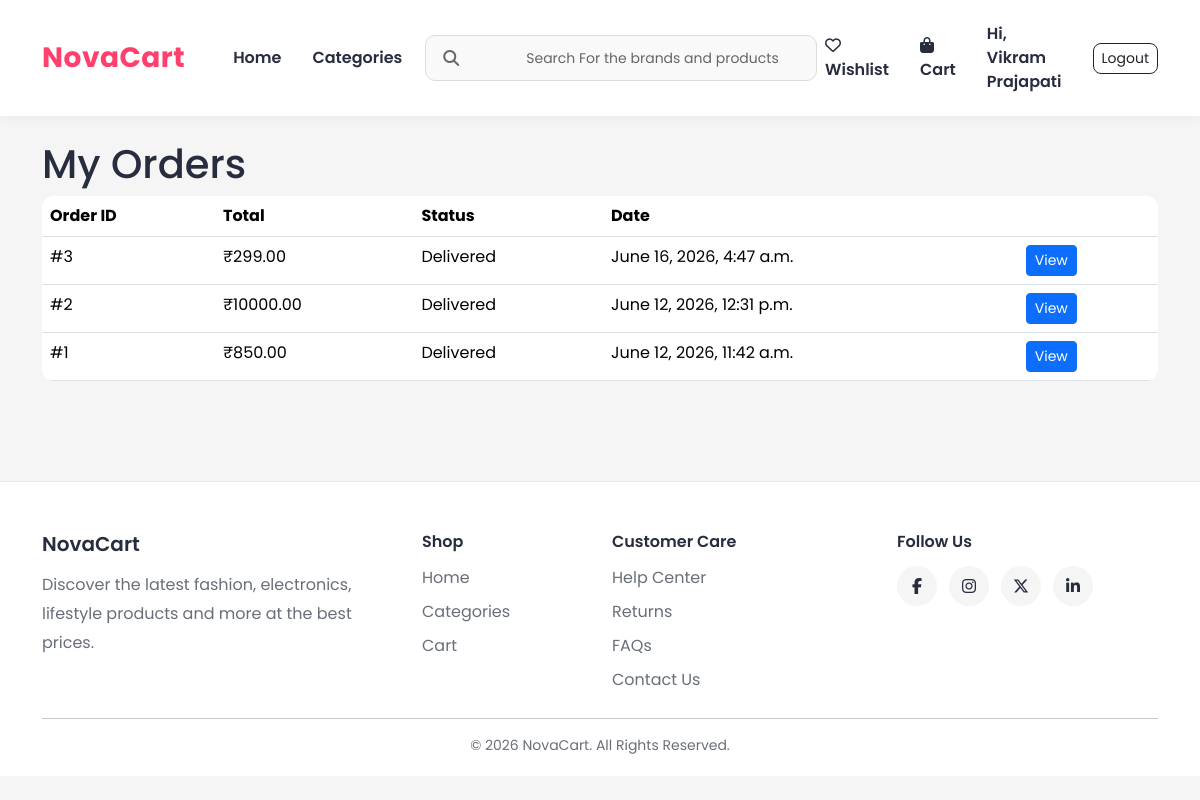
The page /cart/my-orders/ (signed in) on the database its author committed.
### order/models.py (models this page shows, shortened)
class Order(models.Model):
    PAYMENT_CHOICES = (
        ('COD', 'Cash On Delivery'),
    )
    STATUS_CHOICES = (
        ('Pending', 'Pending'),
        ('Packed', 'Packed'),
        ('Shipped', 'Shipped'),
        ('Delivered', 'Delivered'),
    )
    user = models.ForeignKey(
        User,
        on_delete=models.CASCADE
    )
    full_name = models.CharField(
        max_length=100
    )
    phone = models.CharField(
        max_length=15
    )
    address = models.TextField()
    city = models.CharField(
        max_length=100
    )
    state = models.CharField(
        max_length=100
    )
    pincode = models.CharField(
        max_length=10
    )
    payment_method = models.CharField(
        max_length=20,
        choices=PAYMENT_CHOICES,
        default='COD'
    )
    total_price = models.DecimalField(
        max_digits=10,
        decimal_places=2
    )
    is_paid = models.BooleanField(
        default=False
    )
    status = models.CharField(
        max_length=20,
        choices=STATUS_CHOICES,
        default='Pending'
    )
    created_at = models.DateTimeField(
        auto_now_add=True
    )

### order/views.py (the view)
@login_required
def my_orders(request):
    orders = Order.objects.filter(
        user=request.user
    ).order_by('-created_at')
    return render(
        request,
        'my_orders.html',
        {
            'orders': orders
        }
    )

### store/context_processors.py (called while the page is built)
def categories_processor(request):
    return {
        'categories': Categories.objects.all()
    }

### templates/my_orders.html
{% extends 'base.html' %}
{% block content %}
<h1>My Orders</h1>
<table class="table">
    <tr>
        <th>Order ID</th>
        <th>Total</th>
        <th>Status</th>
        <th>Date</th>
        <th></th>
    </tr>
    {% for order in orders %}
    <tr>
        <td>
            #{{ order.id }}
        </td>
        <td>
            ₹{{ order.total_price }}
        </td>
        <td>
            {{ order.status }}
        </td>
        <td>
            {{ order.created_at }}
        </td>
        <td>
            <a href="{% url 'order_detail_user' order.id %}"
               class="btn btn-primary btn-sm">
                View
            </a>
        </td>
    </tr>
    {% empty %}
    <tr>
        <td colspan="5">
            No Orders Yet
        </td>
    </tr>
    {% endfor %}
</table>
{% endblock %}

### templates/base.html (shortened to what this page needs)
{% load static %}
<!DOCTYPE html>
<html lang="en">
<head>
    <link href="https://cdn.jsdelivr.net/npm/bootstrap@5.3.3/dist/css/bootstrap.min.css" rel="stylesheet">
    <link rel="stylesheet"
          href="https://cdnjs.cloudflare.com/ajax/libs/font-awesome/6.5.1/css/all.min.css">
    <link rel="stylesheet" href="{% static 'css/style.css' %}">
</head>
<body>
<nav class="navbar navbar-expand-lg custom-navbar sticky-top">
    <div class="container">
        <a class="navbar-brand logo" href="/">
            NovaCart
        </a>
        <div class="collapse navbar-collapse" id="navbarContent">
            <ul class="navbar-nav ms-4">
                <li class="nav-item">
                    <a class="nav-link" href="/">Home</a>
                </li>
                <li class="nav-item mega-parent">
    <a class="nav-link" href="/categories/">
        Categories
    </a>
</li>
            </ul>
            <form class="search-form mx-auto" method="GET" action="{% url 'search' %}">
                <div class="search-wrapper">
                    <i class="fas fa-search"></i>
                    <input type="text"
                           value="{{ query }}"
                           name="q"
                           placeholder="Search For the brands and products">
                </div>
            </form>
            <ul class="navbar-nav align-items-center">
    <li class="nav-item">
        <a class="nav-link" href="{% url 'wishlist' %}">
            <i class="far fa-heart"></i>
            Wishlist
        </a>
    </li>
    <li class="nav-item">
        <a class="nav-link cart-link" href="/cart/">
            <i class="fas fa-shopping-bag"></i>
            Cart
        </a>
    </li>
                {% if user.is_authenticated %}
<li class="nav-item">
    {% if user.is_staff %}
        <a href="{% url 'dashboard_home' %}"
           class="nav-link">
            Admin Panel
        </a>
    {% else %}
        <a href="{% url 'profile' %}"
           class="nav-link">
            Hi, {{ user.username }}
        </a>
    {% endif %}
</li>
                <li class="nav-item">
                    <a href="{% url 'logout' %}" class="btn btn-outline-dark btn-sm ms-2">
                        Logout
                    </a>
                </li>
                {% endif %}
            </ul>
        </div>
    </div>
</nav>
<div class="container py-4">
    {% block content %}
    {% endblock %}
</div>
<footer class="footer">
    <div class="container">
        <div class="row g-4">
            <div class="col-md-4">
                <h5>NovaCart</h5>
                <p>
                    Discover the latest fashion, electronics,
                    lifestyle products and more at the best prices.
                </p>
            </div>
            <div class="col-md-2">
                <h6>Shop</h6>
                <a href="/">Home</a>
                <a href="/categories/">Categories</a>
                <a href="/cart/">Cart</a>
            </div>
            <div class="col-md-3">
                <h6>Customer Care</h6>
                <a href="#">Help Center</a>
                <a href="#">Returns</a>
                <a href="#">FAQs</a>
                <a href="#">Contact Us</a>
            </div>
            <div class="col-md-3">
                <h6>Follow Us</h6>
                <div class="social-icons">
                    <a href="#"><i class="fab fa-facebook-f"></i></a>
                    <a href="#"><i class="fab fa-instagram"></i></a>
                    <a href="#"><i class="fab fa-x-twitter"></i></a>
                    <a href="#"><i class="fab fa-linkedin-in"></i></a>
                </div>
            </div>
        </div>
        <hr>
        <div class="text-center footer-bottom">
            © 2026 NovaCart. All Rights Reserved.
        </div>
    </div>
</footer>
</body>
</html>

### static/css/style.css (style rules this page uses)
* { margin:0; padding:0; box-sizing:border-box; }
body { font-family:'Poppins',sans-serif; background:#f5f5f6; color:#282c3f; min-height:100vh; }
a { text-decoration:none; }
.custom-navbar { background:#ffffff; box-shadow:0 2px 12px rgba(0,0,0,0.05); padding:14px 0; }
.logo { font-size:28px; font-weight:700; color:#ff3f6c !important; letter-spacing:0.5px; }
.navbar-nav .nav-link { color:#282c3f !important; font-weight:600; margin-right:15px; transition:0.3s; }
.mega-parent { position:relative; }
.search-form { width:100%; max-width:500px; }
.search-wrapper { position:relative; width:100%; }
.search-wrapper i { position:absolute; left:18px; top:50%; transform:translateY(-50%); color:#666; z-index:2; }
.search-wrapper input { box-sizing:border-box; width:100%; padding-left: 50px !important; height:46px; border:1px solid #ddd !important; background:#f9f9f9 !important; font-size:14px !important; text-indent:0 !important; padding-inline-start: 50px !important; }
.search-wrapper input::placeholder { color:#666 !important; font-size:14px !important; padding-left:50px !important; text-indent:0 !important; transform: none; padding-right:50px !important; }
.btn-outline-dark { border-radius:8px; }
.cart-link { font-weight:600; }
.cart-link i { margin-right:6px; }
.container { position:relative; }
form input, form select, form textarea { border:1px solid #d4d5d9 !important; border-radius:10px !important; padding:12px !important; width:100%; }
.table { background:white; border-radius:12px; overflow:hidden; }
.footer { background:#ffffff; margin-top:60px; border-top:1px solid #eaeaec; padding:50px 0 20px; }
.footer h5, .footer h6 { color:#282c3f; font-weight:600; margin-bottom:15px; }
.footer p { color:#696e79; line-height:1.8; }
.footer a { display:block; color:#696e79; margin-bottom:10px; transition:0.3s; }
.social-icons { display:flex; gap:12px; }
.social-icons a { width:40px; height:40px; border-radius:50%; background:#f5f5f6; display:flex; align-items:center; justify-content:center; color:#282c3f; transition:0.3s; }
.footer-bottom { color:#696e79; font-size:14px; }

### rows shown on the page
Order: id "3", total_price "299.00", status "Delivered", created_at "June 16, 2026, 4:47 a.m."
Order: id "2", total_price "10000.00", status "Delivered", created_at "June 12, 2026, 12:31 p.m."
Order: id "1", total_price "850.00", status "Delivered", created_at "June 12, 2026, 11:42 a.m."

### other values the page prints
{{ user.username }} "Vikram Prajapati"
